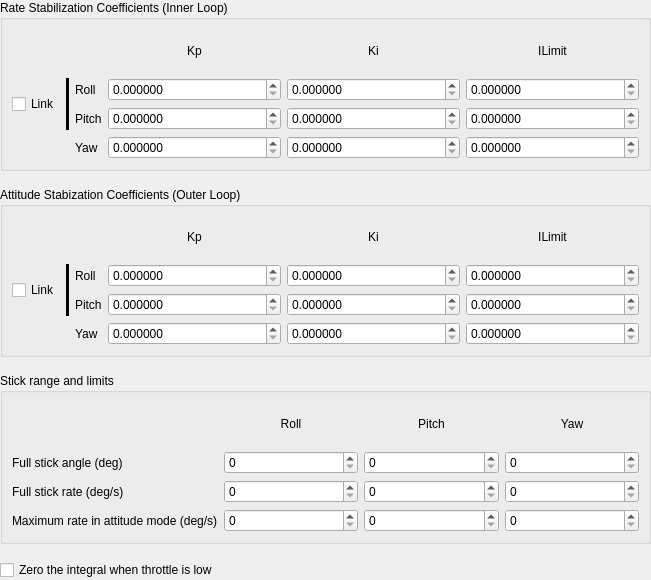
       <widget class="QWidget" name="scrollAreaWidgetContents">
        <property name="geometry">
         <rect>
          <x>0</x>
          <y>0</y>
          <width>651</width>
          <height>580</height>
         </rect>
        </property>
        <property name="sizePolicy">
         <sizepolicy hsizetype="Expanding" vsizetype="Expanding">
          <horstretch>0</horstretch>
          <verstretch>0</verstretch>
         </sizepolicy>
        </property>
        <property name="sizeIncrement">
         <size>
          <width>1</width>
          <height>1</height>
         </size>
        </property>
        <layout class="QVBoxLayout" name="verticalLayout" stretch="1,1,1,1,1,0,1">
         <property name="sizeConstraint">
          <enum>QLayout::SetMaximumSize</enum>
         </property>
         <property name="margin">
          <number>0</number>
         </property>
         <item>
          <widget class="QGroupBox" name="groupBox">
           <property name="sizePolicy">
            <sizepolicy hsizetype="Expanding" vsizetype="MinimumExpanding">
             <horstretch>0</horstretch>
             <verstretch>0</verstretch>
            </sizepolicy>
           </property>
           <property name="minimumSize">
            <size>
             <width>0</width>
             <height>150</height>
            </size>
           </property>
           <property name="sizeIncrement">
            <size>
             <width>1</width>
             <height>0</height>
            </size>
           </property>
           <property name="font">
            <font>
             <weight>50</weight>
             <bold>false</bold>
            </font>
           </property>
           <property name="title">
            <string>Rate Stabilization Coefficients (Inner Loop)</string>
           </property>
           <layout class="QGridLayout" name="gridLayout_3" columnstretch="0,0,0,1,1,1">
            <item row="0" column="3">
             <widget class="QLabel" name="label_12">
              <property name="text">
               <string>Kp</string>
              </property>
              <property name="alignment">
               <set>Qt::AlignCenter</set>
              </property>
             </widget>
            </item>
            <item row="0" column="4">
             <widget class="QLabel" name="label_13">
              <property name="text">
               <string>Ki</string>
              </property>
              <property name="alignment">
               <set>Qt::AlignCenter</set>
              </property>
             </widget>
            </item>
            <item row="0" column="5">
             <widget class="QLabel" name="label_14">
              <property name="text">
               <string>ILimit</string>
              </property>
              <property name="alignment">
               <set>Qt::AlignCenter</set>
              </property>
             </widget>
            </item>
            <item row="1" column="2">
             <widget class="QLabel" name="label_10">
              <property name="text">
               <string>Roll</string>
              </property>
             </widget>
            </item>
            <item row="1" column="3">
             <widget class="QDoubleSpinBox" name="rateRollKp">
              <property name="toolTip">
               <string>Slowly raise Kp until you start seeing clear oscillations when you fly.
Then lower the value by 20% or so.</string>
              </property>
              <property name="decimals">
               <number>6</number>
              </property>
              <property name="singleStep">
               <double>0.000100000000000</double>
              </property>
             </widget>
            </item>
            <item row="1" column="4">
             <widget class="QDoubleSpinBox" name="rateRollKi">
              <property name="toolTip">
               <string>I factor for rate stabilization is usually very low or even zero.</string>
              </property>
              <property name="decimals">
               <number>6</number>
              </property>
              <property name="singleStep">
               <double>0.000100000000000</double>
              </property>
             </widget>
            </item>
            <item row="1" column="5">
             <widget class="QDoubleSpinBox" name="rateRollILimit">
              <property name="decimals">
               <number>6</number>
              </property>
              <property name="singleStep">
               <double>0.000100000000000</double>
              </property>
             </widget>
            </item>
            <item row="1" column="0" rowspan="2">
             <widget class="QCheckBox" name="linkRateRP">
              <property name="toolTip">
               <string>If checked, the Roll and Pitch factors will be identical.
When you change one, the other is updated.</string>
              </property>
              <property name="text">
               <string>Link</string>
              </property>
             </widget>
            </item>
            <item row="2" column="2">
             <widget class="QLabel" name="label_11">
              <property name="text">
               <string>Pitch</string>
              </property>
             </widget>
            </item>
            <item row="2" column="3">
             <widget class="QDoubleSpinBox" name="ratePitchKp">
              <property name="toolTip">
               <string>Slowly raise Kp until you start seeing clear oscillations when you fly.
Then lower the value by 20% or so.</string>
              </property>
              <property name="decimals">
               <number>6</number>
              </property>
              <property name="singleStep">
               <double>0.000100000000000</double>
              </property>
             </widget>
            </item>
            <item row="2" column="4">
             <widget class="QDoubleSpinBox" name="ratePitchKi">
              <property name="toolTip">
               <string>I factor for rate stabilization is usually very low or even zero.</string>
              </property>
              <property name="decimals">
               <number>6</number>
              </property>
              <property name="singleStep">
               <double>0.000100000000000</double>
              </property>
             </widget>
            </item>
            <item row="2" column="5">
             <widget class="QDoubleSpinBox" name="ratePitchILimit">
              <property name="decimals">
               <number>6</number>
              </property>
              <property name="singleStep">
               <double>0.000100000000000</double>
              </property>
             </widget>
            </item>
            <item row="3" column="2">
             <widget class="QLabel" name="label_15">
              <property name="text">
               <string>Yaw</string>
              </property>
             </widget>
            </item>
            <item row="3" column="3">
             <widget class="QDoubleSpinBox" name="rateYawKp">
              <property name="toolTip">
               <string>Slowly raise Kp until you start seeing clear oscillations when you fly.
Then lower the value by 20% or so.

You can usually go for higher values for Yaw factors.</string>
              </property>
              <property name="decimals">
               <number>6</number>
              </property>
              <property name="singleStep">
               <double>0.000100000000000</double>
              </property>
             </widget>
            </item>
            <item row="3" column="4">
             <widget class="QDoubleSpinBox" name="rateYawKi">
              <property name="toolTip">
               <string>As a rule of thumb, you can set YawRate Ki at roughly the same
value as YawRate Kp.</string>
              </property>
              <property name="decimals">
               <number>6</number>
              </property>
              <property name="singleStep">
               <double>0.000100000000000</double>
              </property>
             </widget>
            </item>
            <item row="3" column="5">
             <widget class="QDoubleSpinBox" name="rateYawILimit">
              <property name="decimals">
               <number>6</number>
              </property>
              <property name="singleStep">
               <double>0.000100000000000</double>
              </property>
             </widget>
            </item>
            <item row="1" column="1" rowspan="2">
             <widget class="Line" name="line_3">
              <property name="sizePolicy">
               <sizepolicy hsizetype="Fixed" vsizetype="Expanding">
                <horstretch>0</horstretch>
                <verstretch>0</verstretch>
               </sizepolicy>
              </property>
              <property name="frameShadow">
               <enum>QFrame::Plain</enum>
              </property>
              <property name="lineWidth">
               <number>5</number>
              </property>
              <property name="orientation">
               <enum>Qt::Vertical</enum>
              </property>
             </widget>
            </item>
           </layout>
          </widget>
         </item>
         <item>
          <spacer name="verticalSpacer_3">
           <property name="orientation">
            <enum>Qt::Vertical</enum>
           </property>
           <property name="sizeType">
            <enum>QSizePolicy::Fixed</enum>
           </property>
           <property name="sizeHint" stdset="0">
            <size>
             <width>0</width>
             <height>10</height>
            </size>
           </property>
          </spacer>
         </item>
         <item>
          <widget class="QGroupBox" name="groupBox_2">
           <property name="sizePolicy">
            <sizepolicy hsizetype="Expanding" vsizetype="MinimumExpanding">
             <horstretch>1</horstretch>
             <verstretch>0</verstretch>
            </sizepolicy>
           </property>
           <property name="minimumSize">
            <size>
             <width>0</width>
             <height>150</height>
            </size>
           </property>
           <property name="sizeIncrement">
            <size>
             <width>1</width>
             <height>0</height>
            </size>
           </property>
           <property name="font">
            <font>
             <weight>50</weight>
             <bold>false</bold>
            </font>
           </property>
           <property name="title">
            <string>Attitude Stabization Coefficients (Outer Loop)</string>
           </property>
           <layout class="QGridLayout" name="gridLayout_2" columnstretch="0,0,0,1,1,1">
            <item row="1" column="3">
             <widget class="QDoubleSpinBox" name="rollKp">
              <property name="toolTip">
               <string>Once Rate stabilization is done, you should increase the Kp factor until the airframe oscillates again, and go back down 20% or so.
</string>
              </property>
              <property name="decimals">
               <number>6</number>
              </property>
              <property name="singleStep">
               <double>0.100000000000000</double>
              </property>
             </widget>
            </item>
            <item row="1" column="4">
             <widget class="QDoubleSpinBox" name="rollKi">
              <property name="toolTip">
               <string>Ki can usually be almost identical to Kp.</string>
              </property>
              <property name="decimals">
               <number>6</number>
              </property>
              <property name="singleStep">
               <double>0.100000000000000</double>
              </property>
             </widget>
            </item>
            <item row="1" column="5">
             <widget class="QDoubleSpinBox" name="rollILimit">
              <property name="toolTip">
               <string>ILimit can be equal to three to four times Ki, but you can adjust
depending on whether your airframe is well balanced, and your
flying style.</string>
              </property>
              <property name="decimals">
               <number>6</number>
              </property>
              <property name="singleStep">
               <double>0.100000000000000</double>
              </property>
             </widget>
            </item>
            <item row="0" column="3">
             <widget class="QLabel" name="label_19">
              <property name="text">
               <string>Kp</string>
              </property>
              <property name="alignment">
               <set>Qt::AlignCenter</set>
              </property>
             </widget>
            </item>
            <item row="0" column="4">
             <widget class="QLabel" name="label_20">
              <property name="text">
               <string>Ki</string>
              </property>
              <property name="alignment">
               <set>Qt::AlignCenter</set>
              </property>
             </widget>
            </item>
            <item row="0" column="5">
             <widget class="QLabel" name="label_21">
              <property name="text">
               <string>ILimit</string>
              </property>
              <property name="alignment">
               <set>Qt::AlignCenter</set>
              </property>
             </widget>
            </item>
            <item row="3" column="5">
             <widget class="QDoubleSpinBox" name="yawILimit">
              <property name="toolTip">
               <string>ILimit can be equal to three to four times Ki, but you can adjust
depending on whether your airframe is well balanced, and your
flying style.</string>
              </property>
              <property name="decimals">
               <number>6</number>
              </property>
              <property name="singleStep">
               <double>0.100000000000000</double>
              </property>
             </widget>
            </item>
            <item row="3" column="4">
             <widget class="QDoubleSpinBox" name="yawKi">
              <property name="toolTip">
               <string>Ki can usually be almost identical to Kp.</string>
              </property>
              <property name="decimals">
               <number>6</number>
              </property>
              <property name="singleStep">
               <double>0.100000000000000</double>
              </property>
             </widget>
            </item>
            <item row="3" column="3">
             <widget class="QDoubleSpinBox" name="yawKp">
              <property name="toolTip">
               <string>Once Rate stabilization is done, you should increase the Kp factor until the airframe oscillates again, and go back down 20% or so.
</string>
              </property>
              <property name="decimals">
               <number>6</number>
              </property>
              <property name="singleStep">
               <double>0.100000000000000</double>
              </property>
             </widget>
            </item>
            <item row="2" column="3">
             <widget class="QDoubleSpinBox" name="pitchKp">
              <property name="toolTip">
               <string>Once Rate stabilization is done, you should increase the Kp factor until the airframe oscillates again, and go back down 20% or so.
</string>
              </property>
              <property name="decimals">
               <number>6</number>
              </property>
              <property name="singleStep">
               <double>0.100000000000000</double>
              </property>
             </widget>
            </item>
            <item row="3" column="2">
             <widget class="QLabel" name="label_18">
              <property name="text">
               <string>Yaw</string>
              </property>
             </widget>
            </item>
            <item row="2" column="2">
             <widget class="QLabel" name="label_17">
              <property name="text">
               <string>Pitch</string>
              </property>
             </widget>
            </item>
            <item row="1" column="2">
             <widget class="QLabel" name="label_16">
              <property name="text">
               <string>Roll</string>
              </property>
             </widget>
            </item>
            <item row="2" column="4">
             <widget class="QDoubleSpinBox" name="pitchKi">
              <property name="toolTip">
               <string>Ki can usually be almost identical to Kp.</string>
              </property>
              <property name="decimals">
               <number>6</number>
              </property>
              <property name="singleStep">
               <double>0.100000000000000</double>
              </property>
             </widget>
            </item>
            <item row="2" column="5">
             <widget class="QDoubleSpinBox" name="pitchILimit">
              <property name="toolTip">
               <string>ILimit can be equal to three to four times Ki, but you can adjust
depending on whether your airframe is well balanced, and your
flying style.</string>
              </property>
              <property name="decimals">
               <number>6</number>
              </property>
              <property name="singleStep">
               <double>0.100000000000000</double>
              </property>
             </widget>
            </item>
            <item row="1" column="0" rowspan="2">
             <widget class="QCheckBox" name="linkAttitudeRP">
              <property name="toolTip">
               <string>If checked, the Roll and Pitch factors will be identical.
When you change one, the other is updated.</string>
              </property>
              <property name="text">
               <string>Link</string>
              </property>
             </widget>
            </item>
            <item row="1" column="1" rowspan="2">
             <widget class="Line" name="line_4">
              <property name="frameShadow">
               <enum>QFrame::Plain</enum>
              </property>
              <property name="lineWidth">
               <number>5</number>
              </property>
              <property name="orientation">
               <enum>Qt::Vertical</enum>
              </property>
             </widget>
            </item>
           </layout>
          </widget>
         </item>
         <item>
          <spacer name="verticalSpacer_2">
           <property name="orientation">
            <enum>Qt::Vertical</enum>
           </property>
           <property name="sizeType">
            <enum>QSizePolicy::Fixed</enum>
           </property>
           <property name="sizeHint" stdset="0">
            <size>
             <width>0</width>
             <height>10</height>
            </size>
           </property>
          </spacer>
         </item>
         <item>
          <widget class="QGroupBox" name="groupBox_3">
           <property name="sizePolicy">
            <sizepolicy hsizetype="Expanding" vsizetype="MinimumExpanding">
             <horstretch>1</horstretch>
             <verstretch>0</verstretch>
            </sizepolicy>
           </property>
           <property name="minimumSize">
            <size>
             <width>0</width>
             <height>0</height>
            </size>
           </property>
           <property name="sizeIncrement">
            <size>
             <width>1</width>
             <height>0</height>
            </size>
           </property>
           <property name="font">
            <font>
             <weight>50</weight>
             <bold>false</bold>
            </font>
           </property>
           <property name="title">
            <string>Stick range and limits</string>
           </property>
           <layout class="QGridLayout" name="gridLayout" columnstretch="0,1,1,1" rowminimumheight="5,5,5,5">
            <property name="sizeConstraint">
             <enum>QLayout::SetMinAndMaxSize</enum>
            </property>
            <item row="0" column="1">
             <widget class="QLabel" name="label">
              <property name="text">
               <string>Roll</string>
              </property>
              <property name="alignment">
               <set>Qt::AlignCenter</set>
              </property>
             </widget>
            </item>
            <item row="0" column="2">
             <widget class="QLabel" name="label_22">
              <property name="text">
               <string>Pitch</string>
              </property>
              <property name="alignment">
               <set>Qt::AlignCenter</set>
              </property>
             </widget>
            </item>
            <item row="0" column="3">
             <widget class="QLabel" name="label_23">
              <property name="text">
               <string>Yaw</string>
              </property>
              <property name="alignment">
               <set>Qt::AlignCenter</set>
              </property>
             </widget>
            </item>
            <item row="1" column="1">
             <widget class="QSpinBox" name="rollMax">
              <property name="maximum">
               <number>180</number>
              </property>
             </widget>
            </item>
            <item row="1" column="2">
             <widget class="QSpinBox" name="pitchMax">
              <property name="maximum">
               <number>180</number>
              </property>
             </widget>
            </item>
            <item row="1" column="3">
             <widget class="QSpinBox" name="yawMax">
              <property name="maximum">
               <number>180</number>
              </property>
             </widget>
            </item>
            <item row="1" column="0">
             <widget class="QLabel" name="label_5">
              <property name="minimumSize">
               <size>
                <width>150</width>
                <height>0</height>
               </size>
              </property>
              <property name="font">
               <font>
                <weight>50</weight>
                <bold>false</bold>
               </font>
              </property>
              <property name="text">
               <string>Full stick angle (deg)</string>
              </property>
             </widget>
            </item>
            <item row="2" column="0">
             <widget class="QLabel" name="label_6">
              <property name="minimumSize">
               <size>
                <width>150</width>
                <height>0</height>
               </size>
              </property>
              <property name="font">
               <font>
                <weight>50</weight>
                <bold>false</bold>
               </font>
              </property>
              <property name="text">
               <string>Full stick rate (deg/s)</string>
              </property>
             </widget>
            </item>
            <item row="2" column="1">
             <widget class="QSpinBox" name="manualRoll">
              <property name="maximum">
               <number>500</number>
              </property>
             </widget>
            </item>
            <item row="2" column="2">
             <widget class="QSpinBox" name="manualPitch">
              <property name="maximum">
               <number>500</number>
              </property>
             </widget>
            </item>
            <item row="2" column="3">
             <widget class="QSpinBox" name="manualYaw">
              <property name="maximum">
               <number>500</number>
              </property>
             </widget>
            </item>
            <item row="3" column="0">
             <widget class="QLabel" name="label_24">
              <property name="minimumSize">
               <size>
                <width>150</width>
                <height>0</height>
               </size>
              </property>
              <property name="font">
               <font>
                <weight>50</weight>
                <bold>false</bold>
               </font>
              </property>
              <property name="toolTip">
               <string notr="true"/>
              </property>
              <property name="text">
               <string>Maximum rate in attitude mode (deg/s)</string>
              </property>
             </widget>
            </item>
            <item row="3" column="1">
             <widget class="QSpinBox" name="maximumRoll">
              <property name="maximum">
               <number>500</number>
              </property>
             </widget>
            </item>
            <item row="3" column="2">
             <widget class="QSpinBox" name="maximumPitch">
              <property name="maximum">
               <number>500</number>
              </property>
             </widget>
            </item>
            <item row="3" column="3">
             <widget class="QSpinBox" name="maximumYaw">
              <property name="maximum">
               <number>500</number>
              </property>
             </widget>
            </item>
           </layout>
          </widget>
         </item>
         <item>
          <spacer name="verticalSpacer">
           <property name="orientation">
            <enum>Qt::Vertical</enum>
           </property>
           <property name="sizeType">
            <enum>QSizePolicy::Fixed</enum>
           </property>
           <property name="sizeHint" stdset="0">
            <size>
             <width>0</width>
             <height>10</height>
            </size>
           </property>
          </spacer>
         </item>
         <item>
          <widget class="QCheckBox" name="lowThrottleZeroIntegral">
           <property name="sizePolicy">
            <sizepolicy hsizetype="Expanding" vsizetype="Fixed">
             <horstretch>0</horstretch>
             <verstretch>0</verstretch>
            </sizepolicy>
           </property>
           <property name="text">
            <string>Zero the integral when throttle is low</string>
           </property>
          </widget>
         </item>
        </layout>
       </widget>
